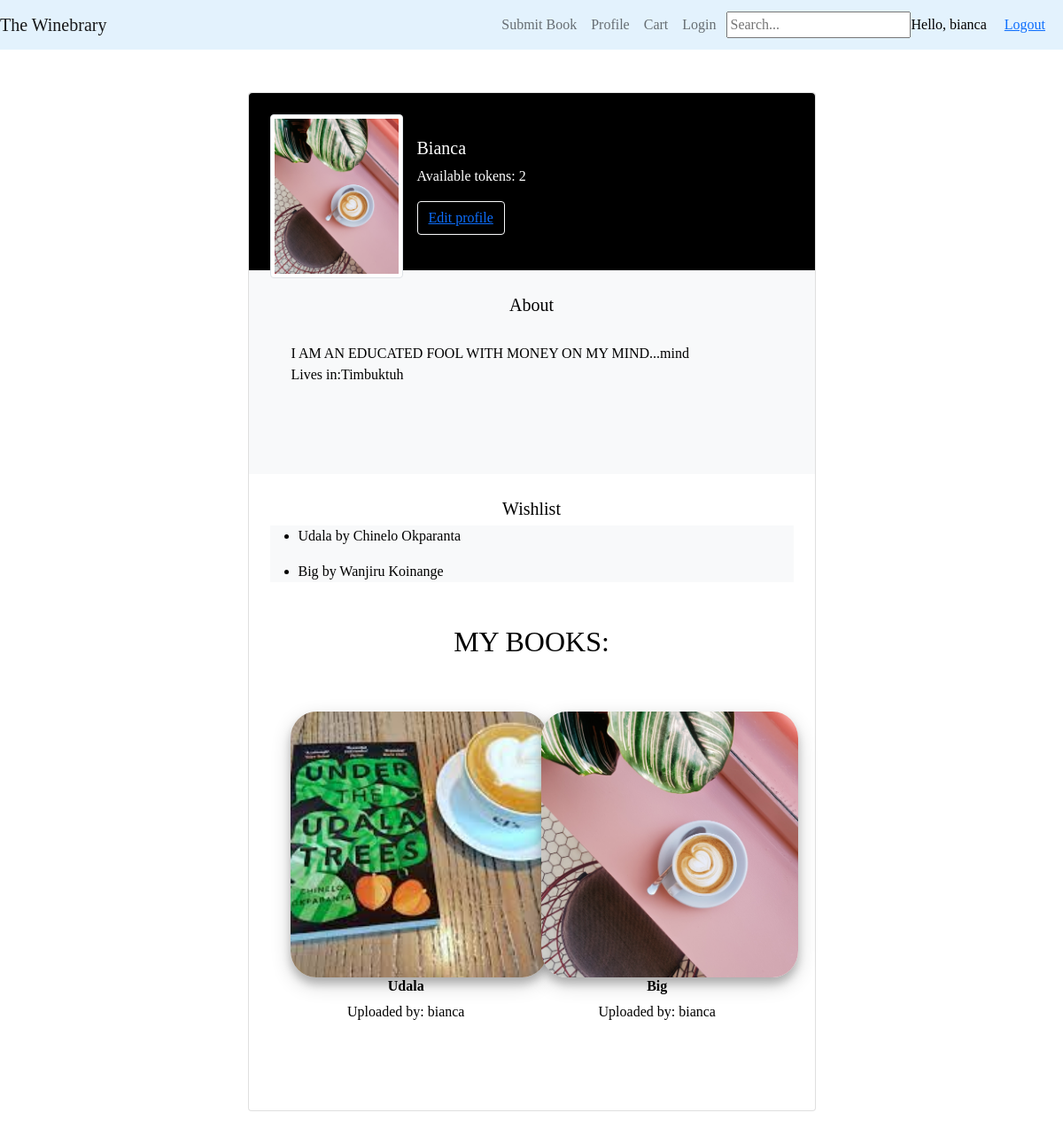
/profile/ (signed in), run on the app's committed database.
### library/models.py (models this page shows, shortened)
class Profile(models.Model):
  user = models.OneToOneField(User, on_delete = models.CASCADE, null=True, blank=True)
  name =  models.CharField(max_length=200, null=True)
  profilepic = models.ImageField(null=True, blank=True)
  email =  models.EmailField(max_length=300, editable=False)
  bio = models.CharField(max_length=500)
  location = models.CharField(max_length=100, default="")
  token = models.IntegerField(default=1, editable=False)
  @property
  def profilepicURL(self):
    try:
      url = self.profilepic.url
    except:
      url = ''
    return url

class WishlistItem (models.Model):
  wishlist = models.ForeignKey(Wishlist, on_delete=models.SET_NULL,null=True, blank=True)
  book = models.ForeignKey(Book, on_delete=models.SET_NULL,null=True, blank=True)
  quantity = models.IntegerField(default=1, null = True, blank=True)

class Book(models.Model):
  user = models.ForeignKey(User,on_delete = models.CASCADE)
  image = models.ImageField(blank=False)
  title = models.CharField(max_length=200)
  author = models.CharField(max_length=100)
  synopsis = models.CharField(max_length=1000)
  pub_date = models.DateTimeField(auto_now_add=True)
  quantity = models.IntegerField(default=1, editable=False)
  amount = models.IntegerField(default=1)
  location = models.CharField(max_length=100, default="")
  @property
  def imageURL(self):
    try:
      url = self.image.url
    except:
      url = ''
    return url

### library/views.py (the view)
# urls.py: path('profile/',views.profile, name='profile'),
@login_required(login_url='login')
def profile(request):
    current_user = request.user
    profiles = Profile.objects.filter(user_id = current_user.id).all()
    books =Book.objects.filter(user_id = current_user.id).all()
    wishlist, created = Wishlist.objects.get_or_create(user=current_user.profile)
    wishitems = wishlist.wishlistitem_set.all()
    return render(request, 'profile.html', {"current_user":current_user,"books":books,"wishitems":wishitems, "profiles":profiles})

### library/templates/profile.html
{%extends 'index.html'%}
{% load bootstrap3 %}
{% load static %}
{% block content %}
{% block navbar %}
    {% include 'navbar.html' %}
{% endblock %}
 <section class="h-100 gradient-custom-2">
    <div class="container py-5 h-100">
      <div class="row d-flex justify-content-center align-items-center h-100">
        <div class="col col-lg-9 col-xl-7">
          {% for profile in profiles %}
          <div class="card">
            <div class="rounded-top text-white d-flex flex-row" style="background-color: #000; height:200px;">
              <div class="ms-4 d-flex flex-column" style="width: 150px;">
                <img src="{{profile.profilepicURL}}"
                  alt="Generic placeholder image" class="img-fluid img-thumbnail mt-4 mb-2"
                  style="width: 150px; z-index: 1">
              </div>
              <div class="ms-3" style="margin-top: 50px;">
                <h5>{{profile.name}}</h5>
                <p>Available tokens: {{profile.token}}</p>
                <button type="button" class="btn btn-outline-light" data-mdb-ripple-color="dark"
                style="z-index: 1;">
                <a href="{% url 'updateprofile' %}"> Edit profile </a>
              </button>
              </div>
            </div>
            <div class="p-4 text-black" style="background-color: #f8f9fa;">
              <div class="mb-5">
                <p class="text-center lead fw-normal mb-1">About</p>
                <div class="p-4" style="background-color: #f8f9fa;">
                  <p class="font-italic mb-0">{{profile.bio}}</p>
                  <p class="font-italic mb-1">Lives in:{{profile.location}} </p>
                </div>
              </div>
            </div>
            <div class="card-body p-4 text-black">
              {% endfor %}
              <div class="mb-5">
                <p class="text-center lead fw-normal mb-1">Wishlist</p>
                {% for wishitem in wishitems %}
                <div  style="background-color: #f8f9fa;">
                  <ul>
                    <li>
                      {{wishitem.book.title}} by <span>{{wishitem.book.author}}</span>
                    </li>
                  </ul>
                  {% endfor %}
                </div>
              </div>
              <div class="container display-section">
                <div>
                    <h2 class="text-center m-5">MY BOOKS:</h2>
                </div>
                <div class="row">
                    {% for book in books %}
                    <div class="col-sm-6 text-center display-area">
                        <a href="" data-toggle="modal" data-target="#myModal{{ book.id }}"><img
                                src="{{book.imageURL}}" class="uploaded-pics" alt="Image"> </a>
                                <h6><strong>{{book.title}}</strong></h6>
                                <p>Uploaded by: {{book.user}} </p>
                    </div>
                    {% endfor %}
                  </div>
            </div>
            </div>
          </div>
        </div>
      </div>
    </div>
  </section>
{% endblock %}

### library/templates/index.html (shortened to what this page needs)
{% load static %}
{% load bootstrap3 %}
<!doctype html>
<html lang="en">
<head>
    <link href="https://cdn.jsdelivr.net/npm/bootstrap@5.1.3/dist/css/bootstrap.min.css" rel="stylesheet"
>
    <link rel="stylesheet" href="{% static 'css/index.css' %}">
</head>
<body>
    {% block content %}
    {% endblock %}
</body>
</html>

### library/templates/navbar.html (shortened to what this page needs)
{%extends 'index.html'%}
{% load static %}
{% load bootstrap3%}
{% block content%}
<nav class="navbar navbar-expand-lg navbar-light" style="background-color: #e3f2fd;">
  <div class="container-fluid">
    <a class="navbar-brand" href="{% url 'index' %}">The Winebrary</a>
    <div class="collapse navbar-collapse" id="navbarNavAltMarkup">
      <ul class="navbar-nav ms-auto px-1">
        <li class="nav-item">
          <a class="nav-link" href="{% url 'submit' %}">Submit Book</a>
          </li>
        <li class="nav-item">
        <a class="nav-link" href="{% url 'profile' %}"> Profile </a>
        </li>
        <li class="nav-item">
          <a class="nav-link" href="{% url 'swap' %}">Cart </a>
          </li>
        <li class="nav-item">
          <a class="nav-link" href="{% url 'login' %}">Login</a>
          </li>
      </ul>
      <form action="{% url 'search' %}" method="GET">
        <input name="q" type="text" placeholder="Search...">
      </form>
      <span class="hi"> Hello, {{request.user}} </span>
      <span class="hi"> <a href="{% url 'logout' %}"> Logout </a> </span>
    </div>
  </div>
</nav>
{% endblock %}

### static/css/index.css (style rules this page uses)
* { font-family: 'Ubuntu'; }
.container-fluid { margin: 0px; padding:0px ; }
.uploaded-pics { object-fit: cover; height: 300px; width: 290px; border-radius: 10%; box-shadow: 0 7px 10px 0 rgba(0, 0, 0, 0.2), 0 8px 22px 0 rgba(0, 0, 0, 0.19); }
.display-area { padding: 2%; }

### library/templates/navbar.html (style rules this page uses)
.hi { margin-right: 20px; color: black; text-decoration: none; }

### data on the page
Profile: profilepicURL (picture), name "Bianca", token "2", bio "I AM AN EDUCATED FOOL WITH MONEY ON MY MIND...mind", location "Timbuktuh"
WishlistItem: book "Udala", book.author "Chinelo Okparanta"
WishlistItem: book "Big", book.author "Wanjiru Koinange"
Book: imageURL (picture), title "Udala", user "bianca"
Book: imageURL (picture), title "Big", user "bianca"

### other printed values
{{ request.user }} "bianca"
